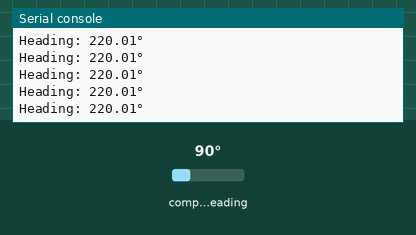
This program was run on a simulated MicroPython board. Shown: the last lines printed to the serial console. The inputs (shaded band) are chosen by the test bench; at power-on: compass heading 90°.

Above: at 1.2 s.
1.3 s: compass heading set to 7°
At 1.32 s:
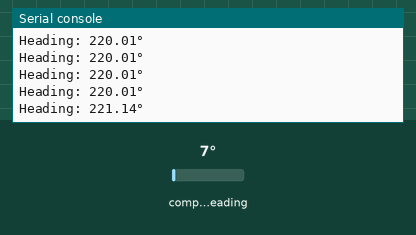
2.8 s: compass heading set to 90°
At 2.83 s:
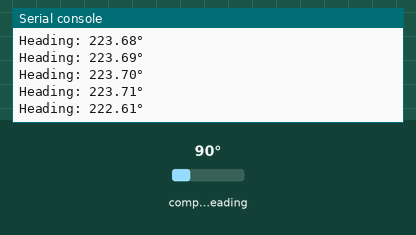
Timing chart, 0 to 5.8 s (numbered marks = the images above; inputs shaded):
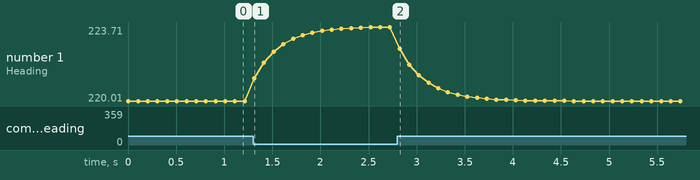

The program:

magchatgpt.py
```python
from machine import I2C, Pin
import time
import math

# Define I2C Pins (Adjust based on your board)
I2C_SCL = 1  # SCL Pin
I2C_SDA = 0  # SDA Pin

# Initialize I2C
i2c = I2C(0, scl=Pin(I2C_SCL), sda=Pin(I2C_SDA), freq=400000)

# Magnetometer I2C Address
HMC5883L_ADDR = 0x1E  # Common for HMC5883L
QMC5883L_ADDR = 0x0D  # Common for QMC5883L

# Try detecting the magnetometer
devices = i2c.scan()
if HMC5883L_ADDR in devices:
    MAG_ADDR = HMC5883L_ADDR
    print("HMC5883L detected!")
elif QMC5883L_ADDR in devices:
    MAG_ADDR = QMC5883L_ADDR
    print("QMC5883L detected!")
else:
    print("Magnetometer not found!")
    raise Exception("Check wiring or sensor!")

# Configure HMC5883L
def configure_hmc5883l():
    i2c.writeto_mem(MAG_ADDR, 0x00, b'\x70')  # Set to 8 samples @ 15Hz
    i2c.writeto_mem(MAG_ADDR, 0x01, b'\xA0')  # Set gain
    i2c.writeto_mem(MAG_ADDR, 0x02, b'\x00')  # Continuous measurement mode

# Configure QMC5883L
def configure_qmc5883l():
    i2c.writeto_mem(MAG_ADDR, 0x09, b'\x1D')  # 10Hz, 2G range, continuous mode

# Configure the detected sensor
if MAG_ADDR == HMC5883L_ADDR:
    configure_hmc5883l()
elif MAG_ADDR == QMC5883L_ADDR:
    configure_qmc5883l()

# Read raw magnetometer data
def read_magnetometer():
    if MAG_ADDR == HMC5883L_ADDR:
        data = i2c.readfrom_mem(MAG_ADDR, 0x03, 6)  # Read 6 bytes
        x = (data[0] << 8 | data[1])
        z = (data[2] << 8 | data[3])
        y = (data[4] << 8 | data[5])
    elif MAG_ADDR == QMC5883L_ADDR:
        data = i2c.readfrom_mem(MAG_ADDR, 0x00, 6)  # Read 6 bytes
        x = (data[1] << 8 | data[0])
        y = (data[3] << 8 | data[2])
        z = (data[5] << 8 | data[4])

    # Convert to signed values
    x = x - 65536 if x > 32767 else x
    y = y - 65536 if y > 32767 else y
    z = z - 65536 if z > 32767 else z

    return x, y, z


def calculate_heading(x, y):
    heading_rad = math.atan2(y, x)  # Compute angle in radians
    heading_deg = math.degrees(heading_rad)  # Convert to degrees
    if heading_deg < 0:
        heading_deg += 360  # Ensure positive angle (0 - 360)
    return heading_deg

def calibrate():

    # Initialize variables
    x_min = float('inf')
    x_max = float('-inf')
    y_min = float('inf')
    y_max = float('-inf')

    print("Rotate the magnetometer in all directions for 30 seconds...")
    start_time = time.time()

    while time.time() - start_time < 30:
        x, y, z = read_magnetometer()  # Get raw readings

        # Update min/max values
        x_min = min(x_min, x)
        x_max = max(x_max, x)
        y_min = min(y_min, y)
        y_max = max(y_max, y)

        print(f"X: {x}, Y: {y}")
        time.sleep(0.1)

    # Compute offsets
    x_offset = (x_max + x_min) / 2
    y_offset = (y_max + y_min) / 2

    x_scale = (x_max - x_min) / 2
    y_scale = (y_max - y_min) / 2

    print("\nCalibration complete!")
    print(f"X Offset: {x_offset}, Y Offset: {y_offset}")
    print(f"X Scale: {x_scale}, Y Scale: {y_scale}")


# Apply offsets to the magnetometer readings
def read_calibrated_magnetometer():
    x_offset = 2660
    y_offset = 1263
    x_scale = 113
    y_scale = 58

    x, y, z = read_magnetometer()

    # Apply hard iron correction
    x -= x_offset
    y -= y_offset

    # Apply soft iron correction (scaling)
    x /= x_scale
    y /= y_scale

    return x, y, z


ALPHA = 0.3  # Smoothing factor (0 < ALPHA ≤ 1, smaller = smoother)

# Initialize values
x_filtered = 0
y_filtered = 0
z_filtered = 0

def read_filtered_magnetometer():
    global x_filtered, y_filtered, z_filtered

    x, y, z = read_calibrated_magnetometer()

    # Apply exponential moving average
    x_filtered = ALPHA * x + (1 - ALPHA) * x_filtered
    y_filtered = ALPHA * y + (1 - ALPHA) * y_filtered
    z_filtered = ALPHA * z + (1 - ALPHA) * z_filtered

    return x_filtered, y_filtered, z_filtered


# Main loop
def main():
    while True:
        #x, y, z = read_magnetometer()
        x, y, z = read_filtered_magnetometer()
        heading = calculate_heading(x, y)
        print(f"Heading: {heading:.2f}°")
        time.sleep(0.1)


#calibrate()
main()
```

Measured:
- after the input at 1.3 s, the serial console: prints a new line at once (image 1)
- after the input at 2.8 s, the serial console: prints a new line at once (image 2)
- plotted number 1: 220.01 → 223.71 after the input at 1.3 s
